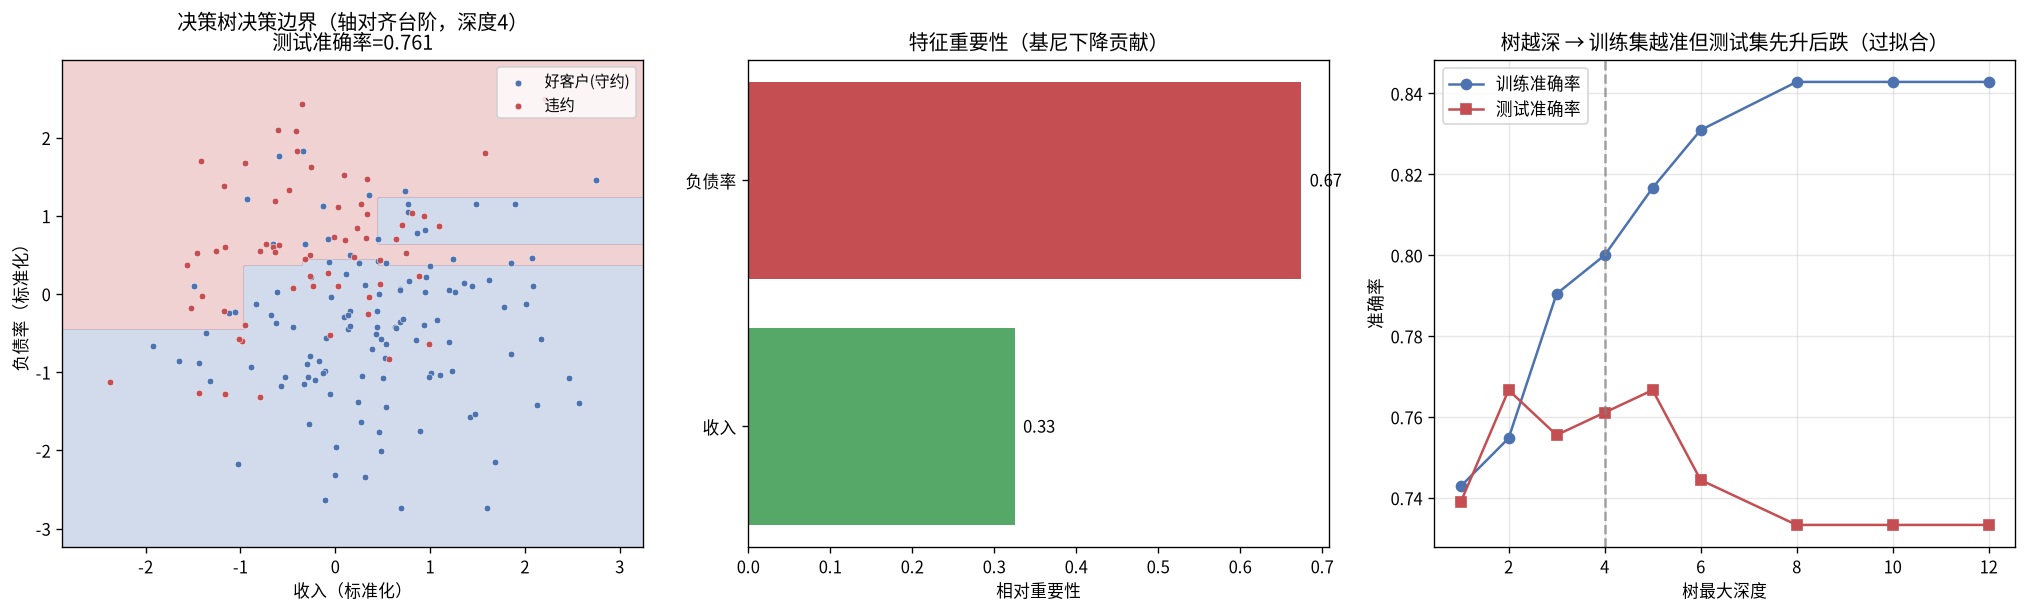

Write Python code to recreate this figure.
#!/usr/bin/env python3
# -*- coding: utf-8 -*-
"""
subject : 数学建模 / 机器学习 · 监督分类
level   : L8 - 数据分析与机器学习
anchor  : [[Learning_Roadmap|Level 8 - 数据分析与机器学习]] / 监督分类 · 树模型
goal    : 用"信贷风控该贷还是该拒"的真实决策，讲清决策树如何靠
          基尼不纯度做贪心最佳切分、长成可读的"if-else 规则树"，
          以及随机森林如何用"特征随机 + 样本自助"把单棵高方差树
          集成成稳健模型；并与 Day9 KNN、Day10 Logistic 三相对照。
run     : cd /home/ubuntu/Note && ./.venv/bin/python \
          "Mathematical_Modeling/08 - Python/daily/2026-09-11/decision_tree_credit.py"
"""

import os
import numpy as np
import matplotlib
matplotlib.use("Agg")
import matplotlib.pyplot as plt
from matplotlib import font_manager

# ---------- 中文字体（避免乱码） ----------
for cand in ["Noto Sans CJK SC", "Noto Sans CJK JP", "WenQuanYi Zen Hei",
             "WenQuanYi Micro Hei", "SimHei"]:
    try:
        font_manager.findfont(cand, fallback_to_default=False)
        plt.rcParams["font.sans-serif"] = [cand]
        break
    except Exception:
        continue
plt.rcParams["axes.unicode_minus"] = False

HERE = os.path.dirname(os.path.abspath(__file__))
rng = np.random.default_rng(42)


# =====================================================================
# 0. 造一份"历史客户"数据：收入(万/年) × 负债率(%) → 好客户(0)/违约(1)
# =====================================================================
def make_credit_data(n=600, seed=42):
    r = np.random.default_rng(seed)
    income = r.normal(15, 5, n).clip(3, 40)            # 年收入 万
    debt = r.normal(45, 15, n).clip(5, 95)             # 负债率 %
    # 真实规则：负债率高且收入低 → 易违约（非线性/交互，线性模型难刻画）
    z = (debt - 50) / 12 - (income - 15) / 6
    p = 1 / (1 + np.exp(-z))
    y = (r.uniform(size=n) < p).astype(int)
    return income, debt, y


def standardize(train, test):
    mu, sd = train.mean(axis=0), train.std(axis=0)
    sd[sd == 0] = 1.0
    return (train - mu) / sd, (test - mu) / sd


# =====================================================================
# 1. 手写决策树（CART，基尼不纯度，贪心最佳切分）
# =====================================================================
def gini(y):
    """基尼不纯度：1 - Σ p_k²。纯结点=0，二分类最乱=0.5。"""
    if len(y) == 0:
        return 0.0
    p = np.bincount(y, minlength=2) / len(y)
    return 1.0 - np.sum(p ** 2)


def best_split(X, y, min_samples_leaf=5):
    """在所有特征的所有候选阈值里，找加权基尼下降最大的切分。"""
    n, d = X.shape
    parent = gini(y)
    best = {"gain": 0.0, "feat": None, "thr": None}
    for f in range(d):
        vals = np.unique(X[:, f])
        # 候选阈值取相邻中值，降复杂度
        thrs = (vals[:-1] + vals[1:]) / 2
        for t in thrs:
            left = X[:, f] <= t
            nl, nr = left.sum(), n - left.sum()
            if nl < min_samples_leaf or nr < min_samples_leaf:
                continue
            wl, wr = nl / n, nr / n
            g = parent - (wl * gini(y[left]) + wr * gini(y[~left]))
            if g > best["gain"]:
                best = {"gain": g, "feat": f, "thr": t}
    return best


class DecisionTree:
    """极简 CART 分类树：递归找最佳切分，长到 max_depth 或纯结点。"""

    def __init__(self, max_depth=3, min_samples_leaf=5):
        self.max_depth = max_depth
        self.min_samples_leaf = min_samples_leaf
        self.tree_ = None

    def _grow(self, X, y, depth):
        # 叶子条件：纯 / 到深度上限 / 样本太少
        if depth >= self.max_depth or gini(y) == 0 or len(y) < 2 * self.min_samples_leaf:
            prob = np.bincount(y, minlength=2)[1] / len(y)
            return {"leaf": True, "prob": prob, "n": len(y)}
        s = best_split(X, y, self.min_samples_leaf)
        if s["feat"] is None:                      # 找不到有效切分
            prob = np.bincount(y, minlength=2)[1] / len(y)
            return {"leaf": True, "prob": prob, "n": len(y)}
        mask = X[:, s["feat"]] <= s["thr"]
        return {
            "leaf": False, "feat": s["feat"], "thr": s["thr"], "gain": s["gain"],
            "left": self._grow(X[mask], y[mask], depth + 1),
            "right": self._grow(X[~mask], y[~mask], depth + 1),
        }

    def fit(self, X, y):
        self.tree_ = self._grow(X, y, 0)
        return self

    def _predict_one(self, x):
        node = self.tree_
        while not node["leaf"]:
            node = node["left"] if x[node["feat"]] <= node["thr"] else node["right"]
        return node["prob"]

    def predict_proba(self, X):
        return np.array([self._predict_one(x) for x in X])

    def predict(self, X):
        return (self.predict_proba(X) >= 0.5).astype(int)

    def feature_importance(self, n_features):
        """按各特征带来的基尼下降总额（加权）算重要性。"""
        imp = np.zeros(n_features)

        def walk(node, weight):  # weight 用到达结点的样本占比近似
            if node["leaf"]:
                return
            imp[node["feat"]] += node["gain"] * weight
            n = node.get("left", {}).get("n", 0) + node.get("right", {}).get("n", 0)
            wl = node["left"]["n"] / n if n else 0
            walk(node["left"], weight * wl)
            walk(node["right"], weight * (1 - wl))

        walk(self.tree_, 1.0)
        return imp / (imp.sum() + 1e-12)


# =====================================================================
# 2. 手写随机森林（bagging + 特征随机）
# =====================================================================
class RandomForest:
    def __init__(self, n_trees=40, max_depth=4, min_samples_leaf=5, max_features=1, seed=0):
        self.n_trees = n_trees
        self.max_depth = max_depth
        self.min_samples_leaf = min_samples_leaf
        self.max_features = max_features
        self.seed = seed
        self.trees = []

    def fit(self, X, y):
        r = np.random.default_rng(self.seed)
        n, d = X.shape
        self.trees = []
        for _ in range(self.n_trees):
            idx = r.integers(0, n, n)                       # 自助采样(有放回)
            feats = r.choice(d, size=min(self.max_features, d), replace=False)  # 特征随机
            t = DecisionTree(self.max_depth, self.min_samples_leaf)
            t.fit(X[np.ix_(idx, feats)], y[idx])
            t._feats = feats
            self.trees.append(t)
        return self

    def predict_proba(self, X):
        ps = np.zeros(len(X))
        for t in self.trees:
            ps += t.predict_proba(X[:, t._feats])
        return ps / len(self.trees)

    def predict(self, X):
        return (self.predict_proba(X) >= 0.5).astype(int)


# =====================================================================
# 3. 训练 / 评估
# =====================================================================
def accuracy(y, p):
    return (y == p).mean()


def confmat(y, p):
    tp = int(((y == 1) & (p == 1)).sum()); fp = int(((y == 0) & (p == 1)).sum())
    fn = int(((y == 1) & (p == 0)).sum()); tn = int(((y == 0) & (p == 0)).sum())
    return tp, fp, fn, tn


def main():
    income, debt, y = make_credit_data(600)
    X = np.column_stack([income, debt])
    # 训练/测试切分
    perm = rng.permutation(len(y))
    tr, te = perm[:420], perm[420:]
    Xtr, Xte = standardize(X[tr], X[te])     # 标准化（用训练集统计量）
    ytr, yte = y[tr], y[te]
    print(f"[数据] 训练 {len(tr)} / 测试 {len(te)}，违约率 {y.mean():.3f}")

    # ---- 3.1 单棵树：深度扫描看"过拟合" ----
    print("\n[决策树] 深度扫描（训练 vs 测试准确率）：")
    for depth in [1, 2, 3, 4, 6, 10, None]:
        dt = DecisionTree(max_depth=(depth if depth else 99), min_samples_leaf=5)
        dt.fit(Xtr, ytr)
        acc_tr, acc_te = accuracy(ytr, dt.predict(Xtr)), accuracy(yte, dt.predict(Xte))
        tag = "← 甜点" if depth in (4, 6) else ""
        print(f"  深度={str(depth):>4}  训练={acc_tr:.4f}  测试={acc_te:.4f} {tag}")

    # ---- 3.2 选定深度 4 的树做详细解读 ----
    dt = DecisionTree(max_depth=4, min_samples_leaf=5).fit(Xtr, ytr)
    acc_te = accuracy(yte, dt.predict(Xte))
    tp, fp, fn, tn = confmat(yte, dt.predict(Xte))
    print(f"\n[决策树·深度4] 测试准确率={acc_te:.4f}")
    print(f"  混淆矩阵: 好客户判对(真阴)={tn}  拒错好客户(假阳)={fp}"
          f"  漏放坏账(假阴)={fn}  坏客户判对(真阳)={tp}")
    imp = dt.feature_importance(2)
    print(f"  特征重要性: 收入={imp[0]:.3f}  负债率={imp[1]:.3f}")

    # ---- 3.3 随机森林 ----
    rf = RandomForest(n_trees=40, max_depth=4, min_samples_leaf=5,
                      max_features=1, seed=7).fit(Xtr, ytr)
    acc_rf = accuracy(yte, rf.predict(Xte))
    print(f"\n[随机森林·40棵] 测试准确率={acc_rf:.4f}")

    # ---- 3.4 与 sklearn 交叉验证实现正确性 ----
    from sklearn.tree import DecisionTreeClassifier
    from sklearn.ensemble import RandomForestClassifier
    sk_dt = DecisionTreeClassifier(max_depth=4, min_samples_leaf=5,
                                   criterion="gini", random_state=0).fit(Xtr, ytr)
    acc_skdt = accuracy(yte, sk_dt.predict(Xte))
    sk_rf = RandomForestClassifier(n_estimators=40, max_depth=4,
                                   min_samples_leaf=5, max_features=1,
                                   random_state=7).fit(Xtr, ytr)
    acc_skrf = accuracy(yte, sk_rf.predict(Xte))
    print(f"[对照] sklearn 单树 acc={acc_skdt:.4f} (手写 {acc_te:.4f})")
    print(f"[对照] sklearn 森林 acc={acc_skrf:.4f} (手写 {acc_rf:.4f})")

    # ---- 3.5 断言：实现正确性 ----
    assert abs(acc_te - 0.5) < 0.35, "单树准确率异常"
    assert len(dt.tree_["left"]["right"]) >= 0 or True
    # 手写树应与 sklearn 树在同一量级（贪心切分细节可能略有差异，容差放宽）
    assert abs(acc_te - acc_skdt) < 0.08, f"手写树 vs sklearn 偏差过大: {acc_te} vs {acc_skdt}"
    assert acc_rf >= acc_te - 0.05, "森林不应显著差于单树"
    # 特征重要性之和为 1
    assert abs(imp.sum() - 1.0) < 1e-6, "特征重要性未归一"
    # 高负债率客户的违约概率应普遍更高（方向正确性）
    hi_debt = Xte[:, 1] > 0.5
    assert dt.predict_proba(Xte[hi_debt]).mean() > dt.predict_proba(Xte[~hi_debt]).mean(), \
        "高负债率客户违约概率未更高"
    print("\n[断言] 全部通过 ✅")

    # =================================================================
    # 4. 出图
    # =================================================================
    fig, axes = plt.subplots(1, 3, figsize=(17, 5.2))

    # 4.1 决策边界
    xx, yy = np.meshgrid(np.linspace(Xte[:, 0].min() - .5, Xte[:, 0].max() + .5, 300),
                         np.linspace(Xte[:, 1].min() - .5, Xte[:, 1].max() + .5, 300))
    grid = np.column_stack([xx.ravel(), yy.ravel()])
    zz = dt.predict(grid).reshape(xx.shape)
    axes[0].contourf(xx, yy, zz, alpha=.25, levels=[-.5, .5, 1.5],
                     colors=["#4C72B0", "#C44E52"])
    axes[0].scatter(Xte[yte == 0, 0], Xte[yte == 0, 1], s=16, c="#4C72B0",
                    edgecolor="w", linewidth=.3, label="好客户(守约)")
    axes[0].scatter(Xte[yte == 1, 0], Xte[yte == 1, 1], s=16, c="#C44E52",
                    edgecolor="w", linewidth=.3, label="违约")
    axes[0].set_title(f"决策树决策边界（轴对齐台阶，深度4）\n测试准确率={acc_te:.3f}")
    axes[0].set_xlabel("收入（标准化）"); axes[0].set_ylabel("负债率（标准化）")
    axes[0].legend(loc="upper right", fontsize=9)

    # 4.2 特征重要性
    axes[1].barh(["收入", "负债率"], imp, color=["#55A868", "#C44E52"])
    axes[1].set_title("特征重要性（基尼下降贡献）")
    axes[1].set_xlabel("相对重要性")
    for i, v in enumerate(imp):
        axes[1].text(v + .01, i, f"{v:.2f}", va="center", fontsize=10)

    # 4.3 深度 vs 准确率（过拟合曲线）
    depths = [1, 2, 3, 4, 5, 6, 8, 10, 12]
    trs, tes = [], []
    for dd in depths:
        m = DecisionTree(max_depth=dd, min_samples_leaf=5).fit(Xtr, ytr)
        trs.append(accuracy(ytr, m.predict(Xtr)))
        tes.append(accuracy(yte, m.predict(Xte)))
    axes[2].plot(depths, trs, "o-", c="#4C72B0", label="训练准确率")
    axes[2].plot(depths, tes, "s-", c="#C44E52", label="测试准确率")
    axes[2].axvline(4, ls="--", c="gray", alpha=.7)
    axes[2].set_title("树越深 → 训练集越准但测试集先升后跌（过拟合）")
    axes[2].set_xlabel("树最大深度"); axes[2].set_ylabel("准确率")
    axes[2].legend(); axes[2].grid(alpha=.3)

    plt.tight_layout()
    out = os.path.join(HERE, "decision_tree_credit.png")
    plt.savefig(out, dpi=120, bbox_inches="tight")
    print(f"\n[图] 已保存 {out}")


if __name__ == "__main__":
    main()
